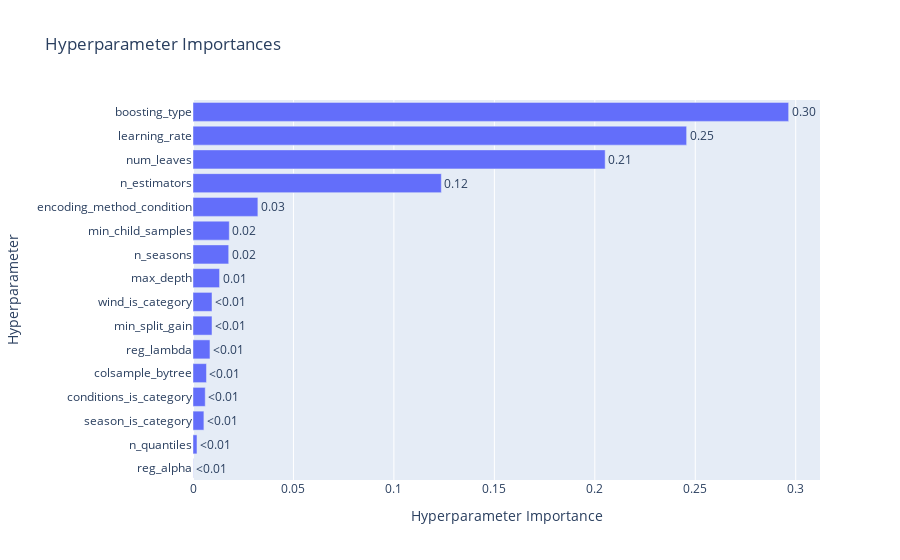

Notebook code for this chart:
### Code cell
vis.plot_param_importances(study=temp_study)

### Figure 1 — Plotly figure (JSON) as saved in the notebook; plotly's stock layout.template omitted (floating-point values rounded to 4 significant figures)
{"data": [{"cliponaxis": false, "hovertemplate": ["reg_alpha (FloatDistribution): 0.00011384720685321672<extra></extra>", "n_quantiles (IntDistribution): 0.0019796578788044074<extra></extra>", "season_is_category (CategoricalDistribution): 0.005427041289495227<extra></extra>", "conditions_is_category (CategoricalDistribution): 0.006090320800265642<extra></extra>", "colsample_bytree (FloatDistribution): 0.006705624007343852<extra></extra>", "reg_lambda (FloatDistribution): 0.008447007902468632<extra></extra>", "min_split_gain (FloatDistribution): 0.009455799155704983<extra></extra>", "wind_is_category (CategoricalDistribution): 0.00947351516961764<extra></extra>", "max_depth (IntDistribution): 0.013215970989309928<extra></extra>", "n_seasons (IntDistribution): 0.017776019427504904<extra></extra>", "min_child_samples (IntDistribution): 0.018063045503574633<extra></extra>", "encoding_method_condition (CategoricalDistribution): 0.03229224073376174<extra></extra>", "n_estimators (IntDistribution): 0.12361009066929056<extra></extra>", "num_leaves (IntDistribution): 0.20515625850498123<extra></extra>", "learning_rate (FloatDistribution): 0.24570799193741646<extra></extra>", "boosting_type (CategoricalDistribution): 0.2964855688236069<extra></extra>"], "name": "Objective Value", "orientation": "h", "text": ["<0.01", "<0.01", "<0.01", "<0.01", "<0.01", "<0.01", "<0.01", "<0.01", "0.01", "0.02", "0.02", "0.03", "0.12", "0.21", "0.25", "0.30"], "textposition": "outside", "type": "bar", "x": [0.0001138, 0.00198, 0.005427, 0.00609, 0.006706, 0.008447, 0.009456, 0.009474, 0.01322, 0.01778, 0.01806, 0.03229, 0.1236, 0.2052, 0.2457, 0.2965], "y": ["reg_alpha", "n_quantiles", "season_is_category", "conditions_is_category", "colsample_bytree", "reg_lambda", "min_split_gain", "wind_is_category", "max_depth", "n_seasons", "min_child_samples", "encoding_method_condition", "n_estimators", "num_leaves", "learning_rate", "boosting_type"]}], "layout": {"title": {"text": "Hyperparameter Importances"}, "xaxis": {"title": {"text": "Hyperparameter Importance"}}, "yaxis": {"title": {"text": "Hyperparameter"}}}}
